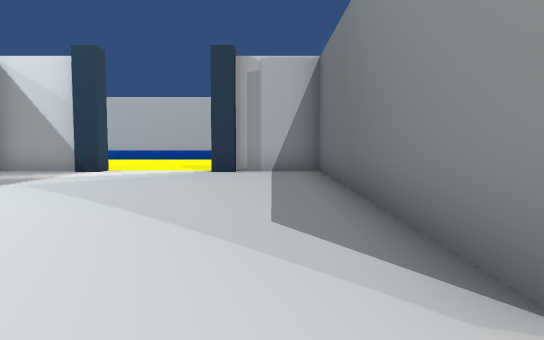
view 1 (above)

24 first-person views from a walk through a scene from a Unity 3-D project. The camera is 1.5 m above the floor, tilts 4° down and sees 70° across. The floor is counted in squares, 2 m on a side. Each view is taken from the middle of a square. On the plan, view 1 faces up. The plan holds only what a view shows up to about 12 squares ahead; the rest is blank. The place goes on beyond the plan. The player character is not drawn. Some animated figures are not drawn.

view 2
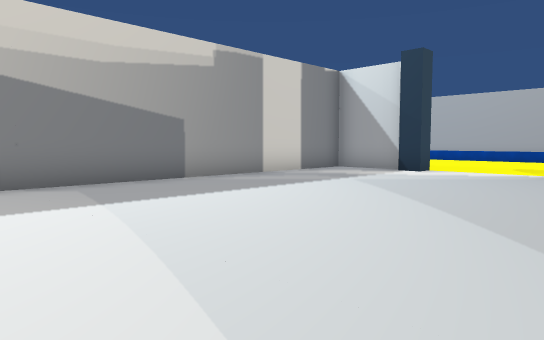

view 3
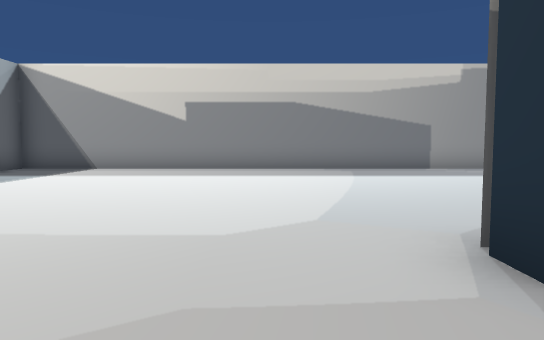

view 4
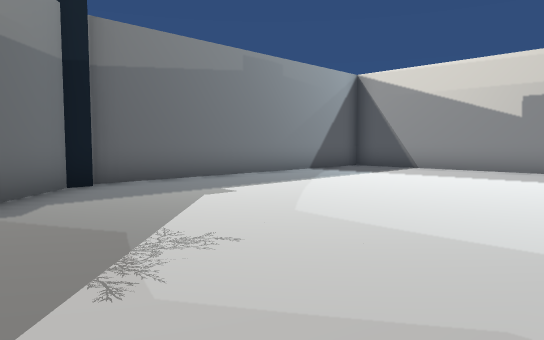

view 5
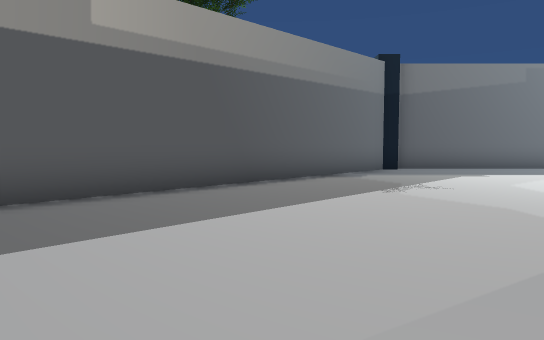

view 6
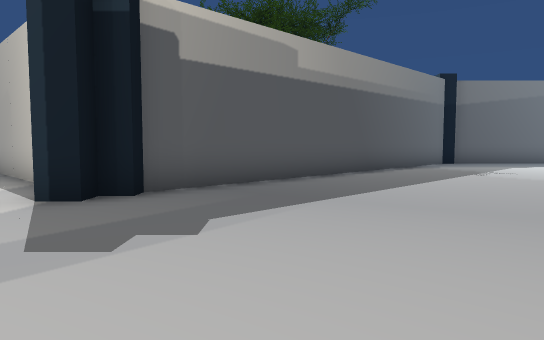

view 7
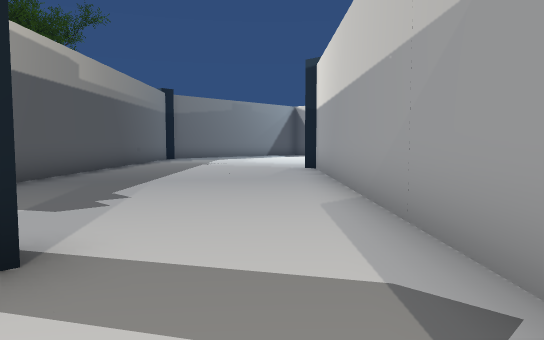

view 8
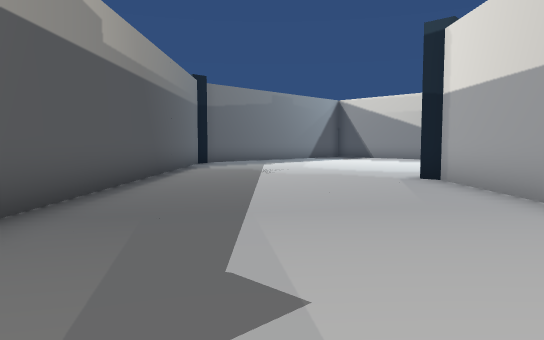

view 9
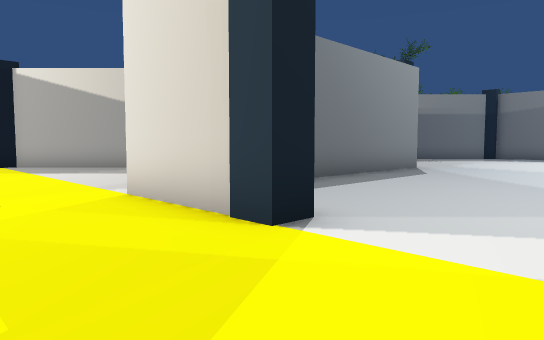

view 10
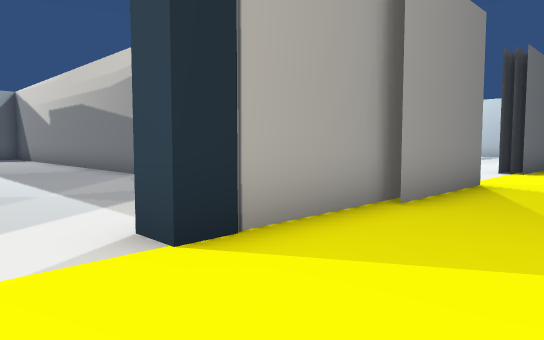

view 11
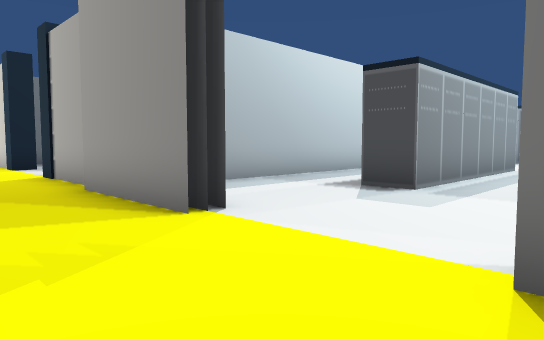

view 12
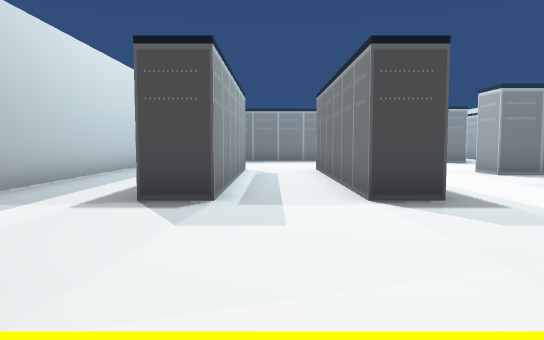

view 13
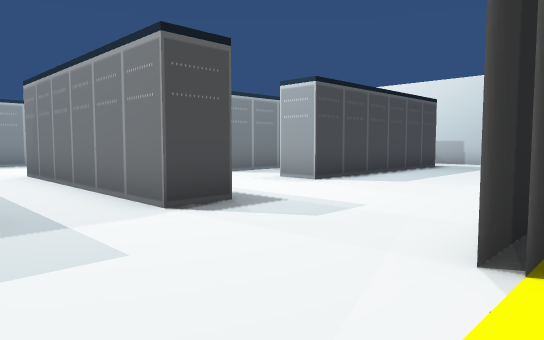

view 14
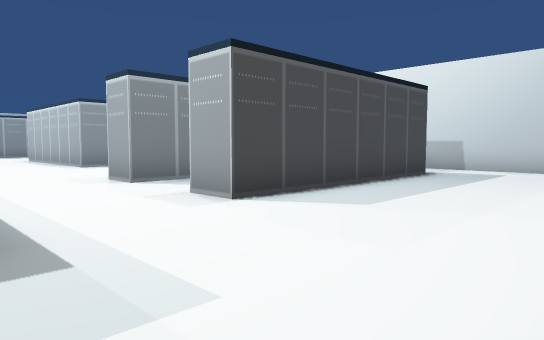

view 15
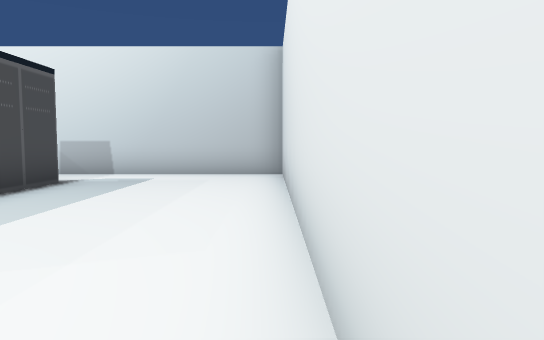

view 16
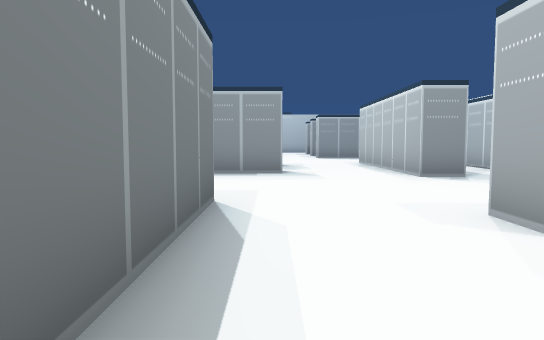

view 17
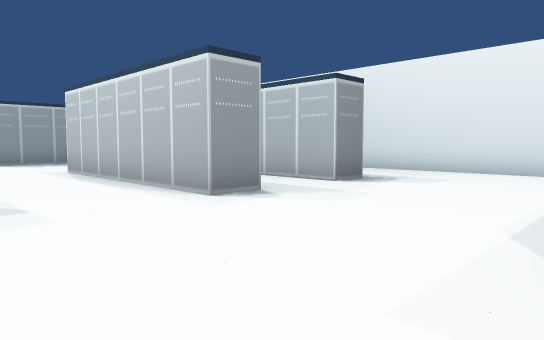

view 18
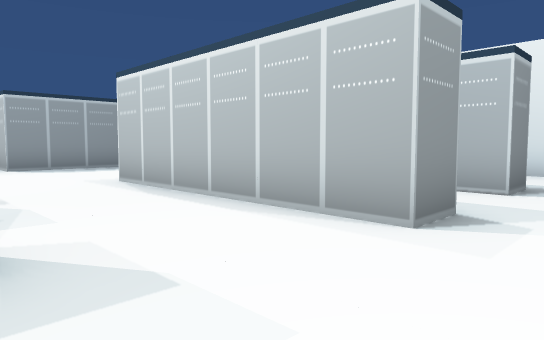

view 19
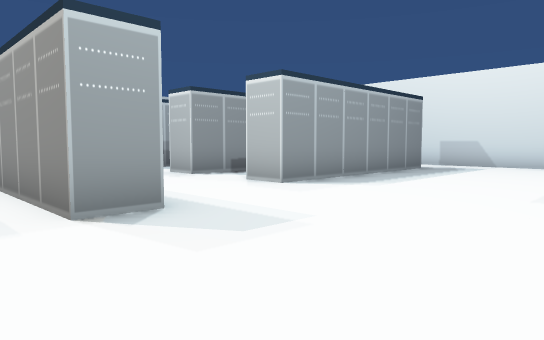

view 20
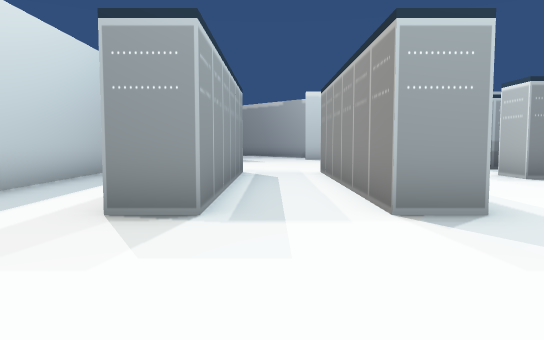

view 21
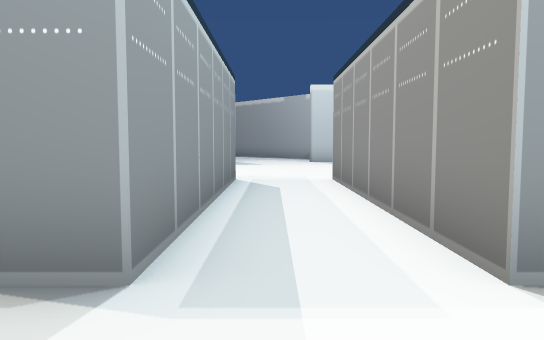

view 22
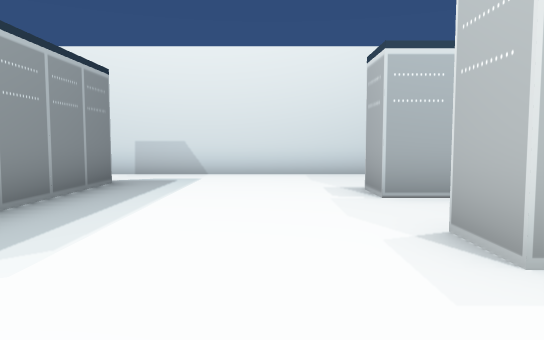

view 23
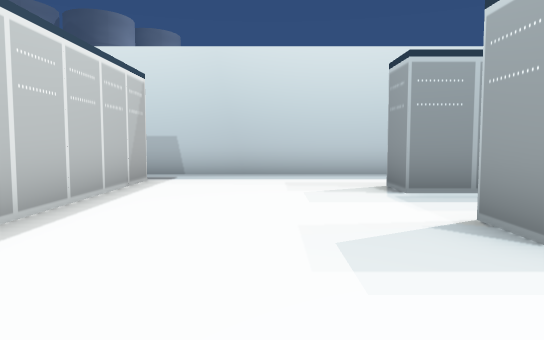

view 24
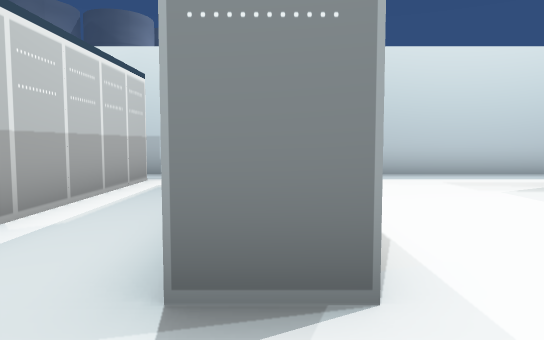

### Floor plan
Points are (right, up) in squares from view 1. A wall is a line through its corners. A room is listed if a view was taken in it or the views show most of it. See-through windows are left out.
Room 1 (views 1, 2, 3, 4, 5, 6, 7, 8, 9, 10)
walls: (1.3, 2.4) (1.3, 10.3) (-0.5, 10.3); (7.6, 7.7) (9.4, 9.6); (-0.6, 10.5) (1.5, 10.5); (8.9, 8.7) (2.7, 2.5); (-5.4, 10.3) (-7.2, 10.3); (2.4, -6.4) (9.5, 0.7); (-7.2, 9.9) (-7.2, -7.2) (1.4, -7.2); (-8.1, 10.5) (-5.4, 10.5)
ways out: opening at (-7.5, 12.5) to room 2
objects: pillar (-5, 10); pillar (-1, 10); pillar (2, 2); pillar (10, 1); pillar (10, 10); pillar (11, 2); pillar (11, 6)
Room 2 (views 11, 12, 13, 14, 15, 16, 17, 18, 19, 20, 21, 22, 23, 24)
walls: (-15.4, -3.5) (-13.5, -3.5); (-19.4, -2.5) (-18.3, -2.5) (-18.3, -8.5) (-19.2, -8.5); (-14.3, 1) (-14.3, 5); (-15.3, -7.6) (-15.3, -6.5); (-22.4, -2.5) (-21.3, -2.5) (-21.3, -6); (-21.3, -7.5) (-21.3, -8.5) (-22.2, -8.5); (-19.4, 3) (-17.3, 3) (-17.3, 2); (-11.3, 1) (-11.3, 7) (-10.2, 7); (-9.2, -4.5) (-13.5, -4.5); (-25.3, 0.3) (-25.3, -4.4); (-9.2, -7.5) (-13.5, -7.5); (-14.4, -12) (-13.3, -12) (-13.3, -18); (-25.3, -7.7) (-25.3, -13.9); (-7.8, -0.1) (-7.8, 8.1); (-14.4, 7) (-13.3, 7) (-13.3, 1.1); (-23.4, 6) (-17.3, 6) (-17.3, 5); (-23.4, -13) (-17.3, -13) (-17.3, -14); (-19, -16) (-17.3, -16) (-17.3, -17); (-16.2, 10.3) (-24.7, 10.3); (-14.9, 10.3) (-13.5, 10.3); (-14.8, 10.5) (-13.5, 10.5); (-15.8, 10.7) (-13.5, 10.7); (-10.6, 10.3) (-10.1, 10.3); (-10.6, 10.5) (-10, 10.5); (-10.6, 10.7) (-7.5, 10.7); (-25.3, 10.4) (-25.3, 4.9); (-11.3, -18) (-11.3, -12) (-10.2, -12); (-7.8, -17.7) (-7.8, -7)
ways out: opening at (-7.5, 12.5) to room 1; gap at (-14, -18); gap at (-11, -18)

Where each view was taken, in squares from view 1:
view 1: 0 up, 0 right, facing up
view 2: 0 up, 0 right, facing up-left
view 3: 0 up, 4 right, facing left
view 4: 0 up, 4 right, facing down-left
view 5: 4 up, 5 right, facing down
view 6: 7 up, 8 right, facing down
view 7: 9 up, 11 right, facing down-left
view 8: 5 up, 10 right, facing down-left
view 9: 13 up, 4 left, facing down-right
view 10: 13 up, 3 left, facing down-left
view 11: 13 up, 14 left, facing down-right
view 12: 12 up, 12 left, facing down
view 13: 11 up, 11 left, facing down-left
view 14: 10 up, 14 left, facing down-left
view 15: 10 up, 16 left, facing left
view 16: 6 up, 15 left, facing down
view 17: 2 up, 15 left, facing down-left
view 18: 1 down, 15 left, facing down-left
view 19: 8 down, 12 left, facing down-left
view 20: 8 down, 12 left, facing down
view 21: 10 down, 12 left, facing down
view 22: 10 down, 16 left, facing left
view 23: 10 down, 17 left, facing right
view 24: 7 down, 17 left, facing right
